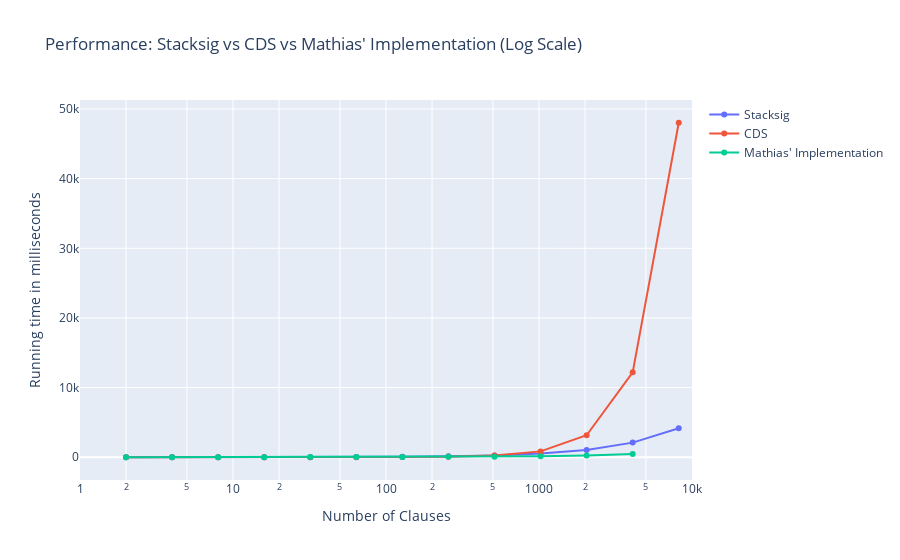

The notebook cell this image was saved under:
### Code cell
stacksig = y1 + y3
cds = y2 + y4

fig = go.Figure(
    layout=go.Layout(
        title="Performance: Stacksig vs CDS vs Mathias' Implementation (Log Scale)",
        xaxis_title="Number of Clauses",
        yaxis_title="Running time in milliseconds"
    )
)

fig.add_trace(
    go.Scatter(x=x, y=stacksig, mode="lines+markers", name="Stacksig")
)

fig.add_trace(go.Scatter(x=x, y=cds, mode="lines+markers", name="CDS"))

fig.add_trace(go.Scatter(x=x, y=rot256, mode="lines+markers", name="Mathias' Implementation"))


fig.update_xaxes(type="log",range=[0,4])
# fig.update_yaxes(range=[0,1000)

### Figure 1 — Plotly figure (JSON) as saved in the notebook; plotly's stock layout.template omitted (floating-point values rounded to 4 significant figures)
{"data": [{"mode": "lines+markers", "name": "Stacksig", "type": "scatter", "x": [2, 4, 8, 16, 32, 64, 128, 256, 512, 1024, 2048, 4096, 8192], "y": [0.6, 1.291, 3.201, 7.115, 15.3, 31.32, 65.06, 129.3, 259.5, 525.3, 1047.0, 2101.0, 4163.0]}, {"mode": "lines+markers", "name": "CDS", "type": "scatter", "x": [2, 4, 8, 16, 32, 64, 128, 256, 512, 1024, 2048, 4096, 8192], "y": [0.1907, 0.4234, 0.9346, 1.956, 4.246, 9.959, 25.8, 74.07, 239.2, 842.2, 3156.0, 12190.0, 48025]}, {"mode": "lines+markers", "name": "Mathias' Implementation", "type": "scatter", "x": [2, 4, 8, 16, 32, 64, 128, 256, 512, 1024, 2048, 4096, 8192], "y": [3.476, 7, 10.9, 15.02, 20.07, 37, 37.13, 54.21, 85, 145.3, 257.2, 482.6, null]}], "layout": {"title": {"text": "Performance: Stacksig vs CDS vs Mathias' Implementation (Log Scale)"}, "xaxis": {"range": [0, 4], "title": {"text": "Number of Clauses"}, "type": "log"}, "yaxis": {"title": {"text": "Running time in milliseconds"}}}}
